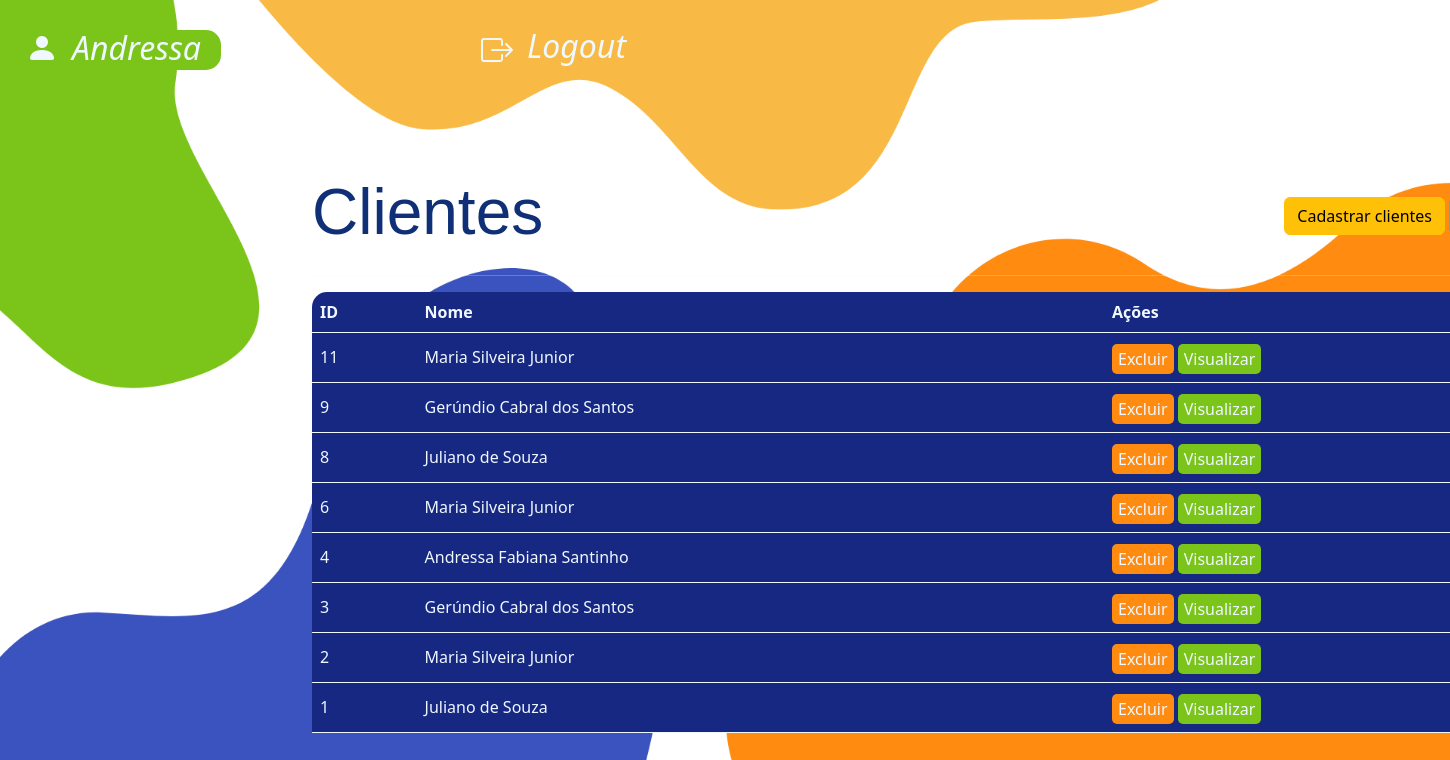
Page /paginas/pagina1.php (signed in) on the committed database.
### tables this page shows
CREATE TABLE `clientes` (
  `id` int(11) NOT NULL,
  `nome` varchar(100) NOT NULL,
  `email` varchar(100) NOT NULL,
  `senha` varchar(100) NOT NULL,
  `endereco` varchar(255) DEFAULT NULL,
  `cartao` varchar(20) DEFAULT NULL
);

### paginas/pagina1.php (the view, shortened to what this page needs)
<!DOCTYPE html>
<html lang="pt-br">
<head>
    <link rel="stylesheet" href="../css/styleFundo.css">
    <link rel="stylesheet" href="../css/style.css">
    <link rel="stylesheet" href="../css/stylePagina1.css">
    <link rel="stylesheet" href="https://cdn.jsdelivr.net/npm/bootstrap@5.3.3/dist/css/bootstrap.min.css"
>
</head>
<body class="fundoHome">
    <?php
    include 'menu.php';
    ?>
    <div class="container posicao">
        <div class="row mt-4">
            <div class="col-lg-12 inline finalLine align-items-center">
                <div >
                    <h1 class="text">Clientes</h1>
                </div>
                <div>
                    <button type="button" class="btn btn-warning" data-bs-toggle="modal"
                        data-bs-target="#cadUsuarioModal">
                        Cadastrar clientes
                    </button>
                </div>
            </div>
        </div>
        <hr>
        <div class="row">
            <div class="col-lg-12">
                <div class="table-responsive">
                    <table class="myTable table-striped">
                        <thead>
                            <tr>
                                <th class="ID">ID</th>
                                <th>Nome</th>
                                <th class="acoes">Ações</th>
                            </tr>
                        </thead>
                        <tbody>
                            <?php
                            include '../php/listagem.php';
                            ?>
                        </tbody>
                    </table>
                </div>
            </div>
        </div>
</body>
</html>

### php/listagem.php
<?php
include_once 'conexao.php';
$sql = "SELECT id, nome, email, senha, endereco, cartao FROM `clientes` ORDER BY id DESC LIMIT 10";
$stmt = $conn->prepare($sql);
$stmt->execute();
$resultado = $stmt->get_result();
$dados = "";
while ($row = $resultado->fetch_assoc()) {
    $id = $row['id'];
    $nome = $row['nome'];
    $email = $row['email'];
    $senha = $row['senha'];
    $endereco = $row['endereco'];
    $cartao = $row['cartao'];
    $dados .=   "
                <tr>
                    <td>$id</td>
                    <td>$nome</td>
                    <td>
                        <button class='botaoExcluir' id='$id' onclick='apagar($id)'>Excluir</button>
                        <button type='button' class='botaoVisualizar' data-bs-toggle='modal' data-bs-target='#visClienteModal'
                            onclick=\"abrir('$nome', '$email',  '$senha', '$endereco', '$cartao')\">
                            Visualizar
                        </button>
                    </td>
                </tr>
                ";
}
echo $dados;

### css/styleFundo.css (style rules this page uses)
.fundoHome { background-image: url("../img/Cr.png"); background-repeat: no-repeat; background-position: absolute; background-size: cover; }

### css/style.css (style rules this page uses)
* { color: aliceblue; }
.inline { display: flex; }
.finalLine { justify-content: space-between !important; }

### css/stylePagina1.css (style rules this page uses)
.posicao { position: absolute; top: 150px; left: 300px; }
.text { font-size: 4em; font-family: 'Gill Sans', 'Gill Sans MT', Calibri, 'Trebuchet MS', sans-serif; color: #0f2f76; }
.myTable>:not(caption)>*>* { padding: .5rem .5rem; color: var(--bs-table-color-state, var(--bs-table-color-type, var(--bs-table-color))); border-bottom-width: var(--bs-border-width); box-shadow: inset 0 0 0 9999px var(--bs-table-bg-state, var(--bs-table-bg-type, var(--bs-table-accent-bg))); background-color: #172882; }
.ID { border-top-left-radius: 15px; }
.acoes { border-top-right-radius: 15px; }
.myTable { width: 100%; margin-bottom: 1rem; vertical-align: top; border-color: var(--bs-table-border-color); }
.botaoExcluir { border-style: hidden; background-color: #ff8b11; color: aliceblue; border-radius: 5px; height: 30px; margin-top: 3px; }
.botaoVisualizar { border-style: hidden; background-color: #7bc419; color: aliceblue; border-radius: 5px; height: 30px; margin-top: 3px; }

### rows in the picture
clientes: id "11", nome "Maria Silveira Junior"
clientes: id "9", nome "Gerúndio Cabral dos Santos"
clientes: id "8", nome "Juliano de Souza"
clientes: id "6", nome "Maria Silveira Junior"
clientes: id "4", nome "Andressa Fabiana Santinho"
clientes: id "3", nome "Gerúndio Cabral dos Santos"
clientes: id "2", nome "Maria Silveira Junior"
clientes: id "1", nome "Juliano de Souza"

### other values in the picture
$nome "Andressa"
